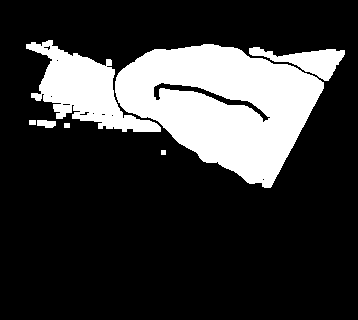
#> input picture Preprocessing/outMap.pgm, 358 x 320 px
$ python pngtopgm.py
#> lines starting #> are read from the running program, lines starting #| are printed output that depends on the picture; after the words box and inside, x2 and y2 are one past the last pixel; in counts of white or black regions, pixels touching at a corner belong together
import numpy as np
import cv2
import shutil
from PIL import Image
from turtle import pd
from skimage.morphology import medial_axis
import matplotlib.pyplot as plt
import scipy
from scipy import interpolate
from scipy.interpolate import splprep, splev
from heapq import heappush, heappop  # Recommended.
from itertools import product


filename	= 'outMap'

im 			= cv2.imread(filename+'.pgm')
#> im is the input picture: shape (320, 358, 3); 21.6% white; 7 white regions, largest, box (x1, y1, x2, y2) and area: (115, 44, 324, 188) 17900, (26, 40, 161, 132) 5279, (249, 47, 345, 81) 1380
im = cv2.cvtColor(im, cv2.COLOR_BGR2GRAY)

im2 			= cv2.imread('centerline_clean.png')
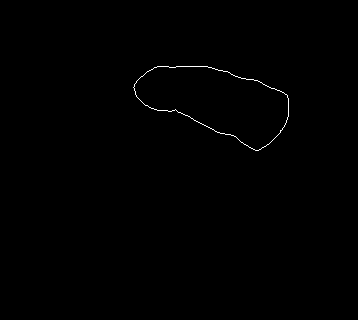
#> input picture Preprocessing/centerline_clean.png, 358 x 320 px
#> im2 is the input picture: shape (320, 358, 3); min 0, max 255, mean 0.8
im2 = cv2.cvtColor(im2, cv2.COLOR_BGR2GRAY)
#> im2: shape (320, 358)


im3=im-im2

ulta= cv2.bitwise_not(im2)
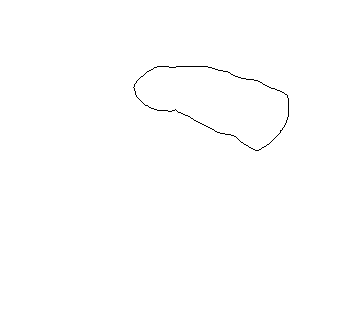
#> ulta: shape (320, 358); min 0, max 255, mean 254.2

cv2.imwrite("centrline.pgm", im2)
cv2.imwrite("overlay.pgm", im3)
cv2.imwrite("ulta_centerline.pgm", ulta )
